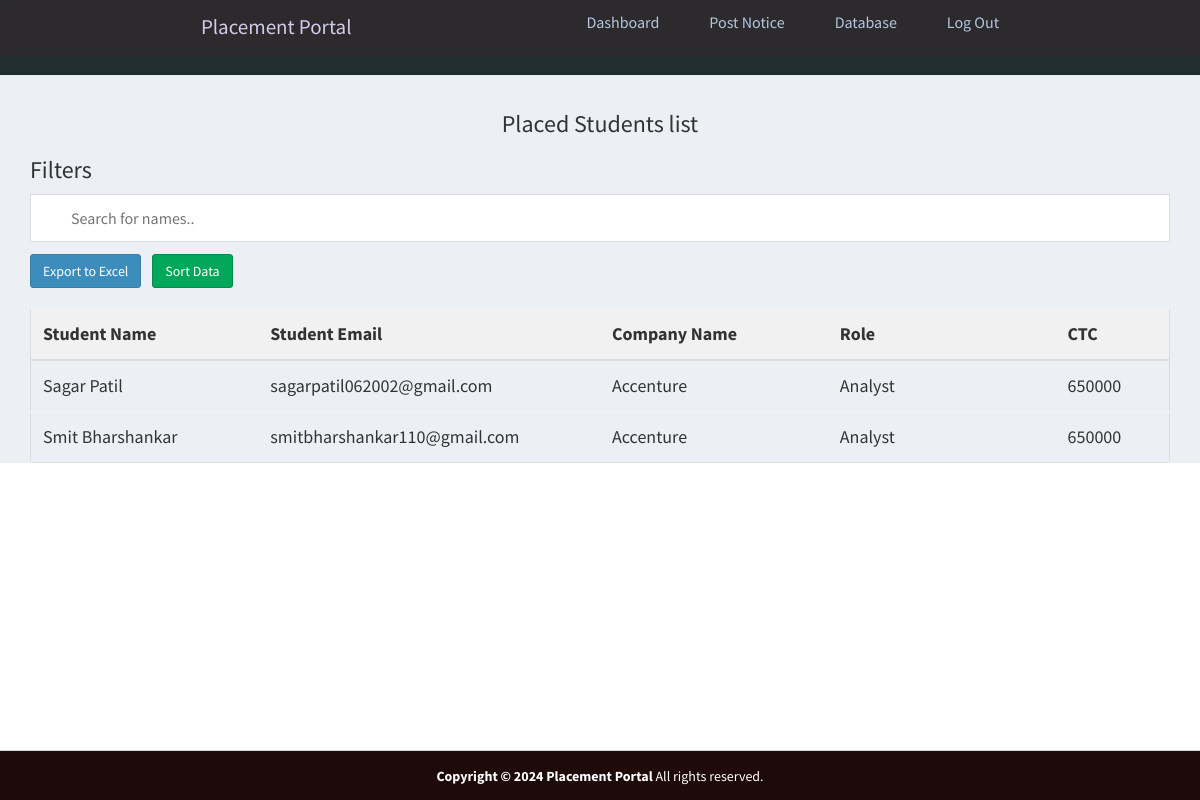
/admin/placed.php (signed in), run on the app's committed database.
### tables this page shows
CREATE TABLE `apply_job_post` (
  `id_apply` int(11) NOT NULL,
  `id_jobpost` int(11) NOT NULL,
  `id_company` int(11) NOT NULL,
  `id_user` int(11) NOT NULL,
  `status` int(11) NOT NULL DEFAULT 2
);

CREATE TABLE `users` (
  `id_user` int(11) NOT NULL,
  `firstname` varchar(255) NOT NULL,
  `lastname` varchar(255) NOT NULL,
  `email` varchar(255) NOT NULL,
  `password` varchar(255) NOT NULL,
  `address` text DEFAULT NULL,
  `city` varchar(255) DEFAULT NULL,
  `state` varchar(255) DEFAULT NULL,
  `contactno` varchar(255) DEFAULT NULL,
  `qualification` varchar(255) DEFAULT NULL,
  `stream` varchar(255) DEFAULT NULL,
  `passingyear` varchar(255) DEFAULT NULL,
  `dob` varchar(255) DEFAULT NULL,
  `age` varchar(255) DEFAULT NULL,
  `designation` varchar(255) DEFAULT NULL,
  `resume` varchar(255) DEFAULT NULL,
  `hash` varchar(255) DEFAULT NULL,
  `active` int(11) NOT NULL DEFAULT 2,
  `aboutme` text DEFAULT NULL,
  `skills` text DEFAULT NULL,
  `hsc` varchar(200) NOT NULL,
  `ssc` int(11) NOT NULL,
  `ug` int(11) NOT NULL,
  `pg` int(11) NOT NULL
);

CREATE TABLE `job_post` (
  `id_jobpost` int(11) NOT NULL,
  `id_company` int(11) NOT NULL,
  `jobtitle` varchar(255) NOT NULL,
  `description` text NOT NULL,
  `minimumsalary` varchar(255) NOT NULL,
  `maximumsalary` varchar(255) NOT NULL,
  `experience` varchar(255) NOT NULL,
  `qualification` varchar(255) NOT NULL,
  `createdat` timestamp NOT NULL DEFAULT current_timestamp()
);

### admin/placed.php (the view, shortened to what this page needs)
<?php
require_once("../db.php");
?>
<!DOCTYPE html>
<html>
<head>
    <link rel="stylesheet" href="https://cdnjs.cloudflare.com/ajax/libs/twitter-bootstrap/3.3.7/css/bootstrap.min.css">
    <link rel="stylesheet" href="https://cdnjs.cloudflare.com/ajax/libs/font-awesome/4.7.0/css/font-awesome.min.css">
    <link rel="stylesheet" href="https://cdnjs.cloudflare.com/ajax/libs/ionicons/2.0.1/css/ionicons.min.css">
    <link rel="stylesheet" href="../css/AdminLTE.min.css">
    <link rel="stylesheet" href="../css/_all-skins.min.css">
    <link rel="stylesheet" href="../css/custom.css">
</head>
<body class="hold-transition skin-green sidebar-mini">
    <div class="wrapper">
        <?php
        include 'header.php';
        ?>
        <div class="content-wrapper" style="margin-left: 0px;">
            <section id="candidates" class="content-header">
                <div class="container">
                    <div class="col md-4">
                        <h3 style="text-align: center;">Placed Students list </h3>
                        <h3>Filters</h3>
                        <input type="text" id="myInput" onkeyup="myFunction()" placeholder="Search for names..">
                        <a href="export1.php"><button type="submit1" name='export_excel_btn' class="btn btn-primary">Export to Excel</button></a>
                        <button type="submit1" onclick="sortTable()" name='export_excel_btn' style="margin-left: 8px;" class="btn btn-success">Sort Data</button>
                    </div>
                    <div class="row margin-top-20">
                        <div class="col-md-12">
                            <div class="box-body table-responsive no-padding">
                                <table id="example2" class="table table-hover">
                                    <tr class="header">
                                        <th style="width:20%;">Student Name</th>
                                        <th style="width:30%;">Student Email</th>
                                        <th style="width:20%;">Company Name</th>
                                        <th style="width:20%;">Role</th>
                                        <th style="width:20%;">CTC</th>
                                    </tr>
                                    <tbody>
                                        <?php
                                        $sql = "select * from users inner join apply_job_post INNER JOIN job_post where users.id_user = apply_job_post.id_user AND apply_job_post.id_jobpost = job_post.id_jobpost;;";
                                        $result = $conn->query($sql);
                                        if ($result->num_rows > 0) {
                                            while ($row = $result->fetch_assoc()) {
                                        ?>
                                                <tr>
                                                    <td><?php echo $row['firstname'] . ' ' . $row['lastname']; ?></td>
                                                    <td><?php echo $row['email']; ?></td>
                                                    <td><?php echo $row['jobtitle']; ?></td>
                                                    <td><?php echo $row['experience']; ?></td>
                                                    <td><?php echo $row['minimumsalary']; ?></td>
                                                </tr>
                                        <?php
                                            }
                                        }
                                        ?>
                                    </tbody>
                                </table>
                            </div>
                        </div>
                    </div>
                </div>
        </div>
    </div>
    <footer class="main-footer" style="margin:auto;bottom: 0;
  width: 100%;
  height: 50px; position:absolute; background-color:#1f0a0a; color:white">
        <div class="text-center">
            <strong>Copyright &copy; 2024 Placement Portal</strong> All rights
            reserved.
        </div>
    </footer>
</body>
</html>

### admin/header.php (shortened to what this page needs)
<header class="header">
    <nav class="navbar">
    <a href="#" class="nav-logo">Placement Portal</a>
        <ul class="nav-menu">
            <li class="nav-item">
                <a href="index.php" class="nav-link">Dashboard</a>
            </li>
            <li class="nav-item">
                <a href="postnotice.php" class="nav-link">Post Notice</a>
            </li>
            <li class="nav-item">
                <a href="database.php" class="nav-link">Database</a>
            </li>
            <li class="nav-item">
                <a href="index.php" class="nav-link">Log Out</a>
            </li>
        </ul>
    </nav>
</header>

### css/custom.css (style rules this page uses)
.margin-top-20 { margin-top: 20px; }
li { color: aqua; }

### admin/header.php (style rules this page uses)
* { margin: 0; padding: 0; box-sizing: border-box; }
html { font-size: 62.5%; font-family: 'Roboto', sans-serif; }
li { list-style: none; }
a { text-decoration: none; }
.header { border-bottom: 1px solid #E2E8F0; }
.navbar { display: flex; justify-content: space-between; align-items: center; padding: 1rem 1.5rem; background-color: #2d2a2e; }
.nav-menu { display: flex; justify-content: space-between; align-items: center; }
.nav-item { margin-left: 5rem; }
.nav-link { font-size: 1.6rem; font-weight: 400; color: #b3c6e0; }
.nav-logo { font-size: 2.1rem; font-weight: 500; color: #d0cce9; }

### admin/placed.php (style rules this page uses)
#myInput { background-image: url('/css/searchicon.png'); background-position: 10px 12px; background-repeat: no-repeat; width: 100%; font-size: 16px; padding: 12px 20px 12px 40px; border: 1px solid #ddd; margin-bottom: 12px; }
#example2 { border-collapse: collapse; width: 100%; border: 1px solid #ddd; font-size: 18px; }
#example2 th, #example2 td { text-align: left; padding: 12px; }
#example2 tr { border-bottom: 1px solid #ddd; }
#example2 tr.header, #example2 tr:hover { background-color: #f1f1f1; }

### data on the page
apply_job_post: id_user.firstname "Sagar", id_user.lastname "Patil", id_user.email "sagarpatil062002@gmail.com", id_jobpost.jobtitle "Accenture", id_jobpost.experience "Analyst", id_jobpost.minimumsalary "650000"
apply_job_post: id_user.firstname "Smit", id_user.lastname "Bharshankar", id_user.email "smitbharshankar110@gmail.com", id_jobpost.jobtitle "Accenture", id_jobpost.experience "Analyst", id_jobpost.minimumsalary "650000"
